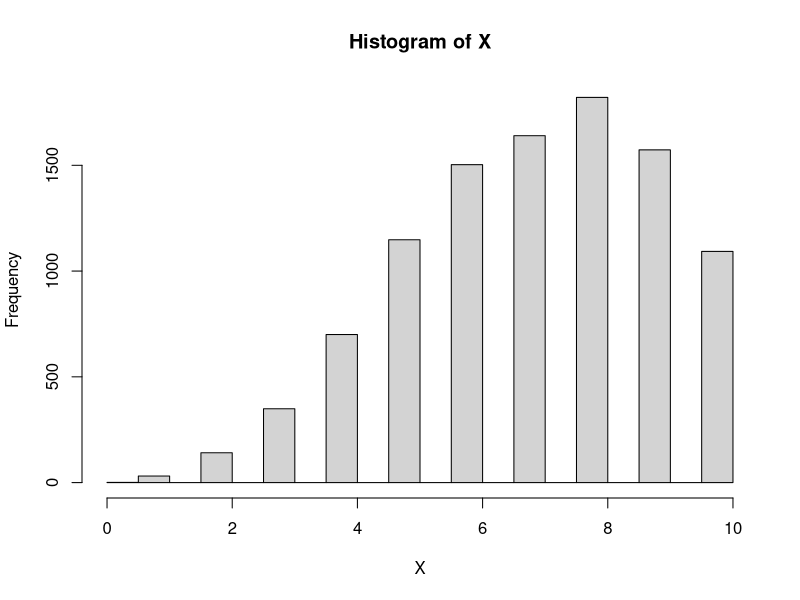
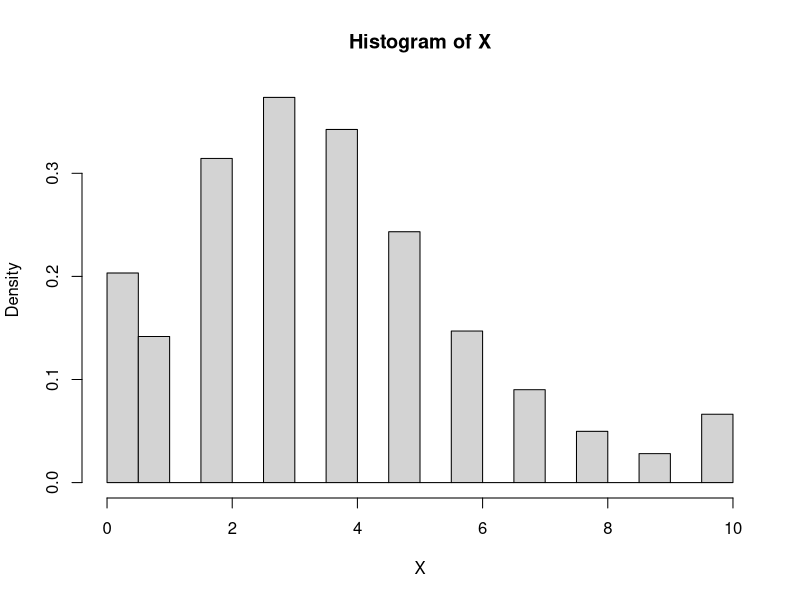
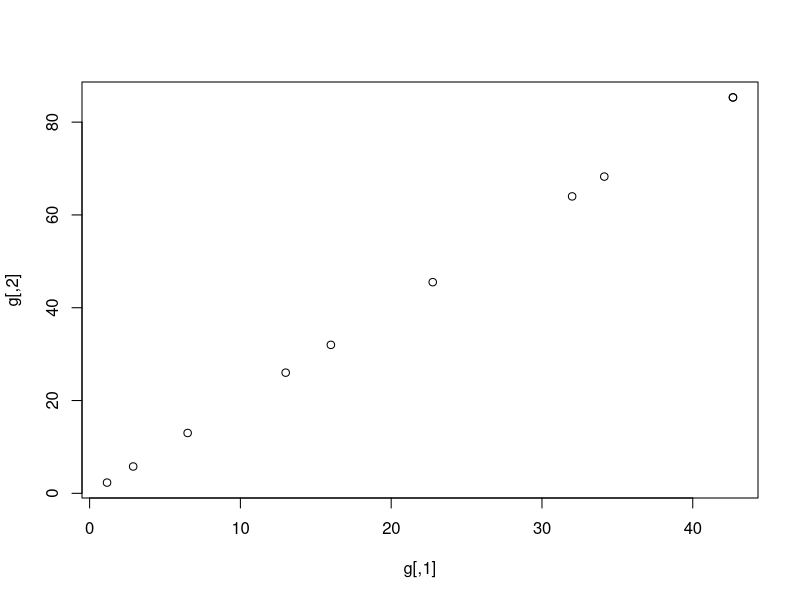

Here is the R script that generated these plots, in order:
#### ??velse 6

## Det f??rste!!
A = rep(8,10)
AA = 8
for (j in 0:length(A)){
  A[j] = (AA^j)/factorial(j)
}
X = vector()
xx = 0:10
g = (AA^xx/factorial(xx))/sum(A)
X[1]=1
N.iter = 10000
for (i in 2:N.iter){
  x = X[i-1]
  Y = floor(runif(1,0,11))
  Y
  if (g[Y+1]>=g[x+1]){
    X[i]=Y
  } else {
    X[i]=sample(c(Y,x),1,replace = TRUE, prob = c(g[Y+1]/g[x+1],1-g[Y+1]/g[x+1]))
  }
}
hist(X)

densityX = rle(sort(X))
densityX = densityX[["lengths"]]/N.iter
chisq.test(densityX,g) # p-value = 0.2423


######### i og j
A1 = 4
A2 = 4
ii = 1:5
jj = 1:5
g = matrix(NA, 10, 10)
for (j in 1:10){
  for ( i in 1:10){
    g[i,j] = (A1^i)/factorial(i)*(A2^j)/factorial(j)
  }
}
x =c(1,1)
X = matrix(x,1, 2)
N.iter = 10000
n = 10
for (i in 2:N.iter){
  Y = floor(runif(2,0,11))
  Y
  if (all(g[Y+1]>=g[x+1])){
    x=Y
  } else {
    E = runif(2,0,1)
    if (all(E < g[Y]/g[x])){
      x = Y
    }
  }
  X = rbind(X,x)
}

densityX = vector()

for (i in 1:10){
  for (j in 1:10){
    densityX = c(densityX,length(X[X==c(i,j)]))
  }
}
densityX=densityX/N.iter

# dev.new()
hist(X, freq = FALSE)
chisq.test(densityX,c(g)) # p-value = 0.2504
plot(g)
